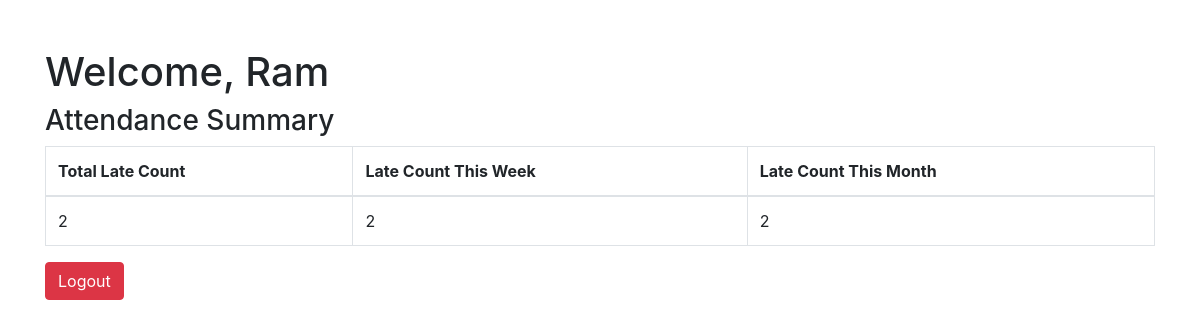
The app's page /student_dashboard (signed in) with its own data.
### app.py (models this page shows, shortened)
class Student(db.Model, UserMixin):
    id = db.Column(db.Integer, primary_key=True)
    name = db.Column(db.String(100), nullable=False)
    roll_no = db.Column(db.String(20), unique=True, nullable=False)
    year = db.Column(db.Integer, nullable=False)
    department = db.Column(db.String(50), nullable=False)
    section = db.Column(db.String(1), nullable=False)
    parent_email = db.Column(db.String(100), nullable=False)
    parent_mobile = db.Column(db.String(15), nullable=False)
    late_count = db.Column(db.Integer, default=0)
    week_late_count = db.Column(db.Integer, default=0)
    month_late_count = db.Column(db.Integer, default=0)

### app.py (the view)
@app.route('/student_dashboard')
@login_required
def student_dashboard():
    student = current_user
    late_records = LateAttendance.query.filter_by(student_id=student.id).all()
    return render_template('student_dashboard.html', student=student, late_records=late_records, title="Student Dashboard")

### app.py (called while the page is built)
@login_manager.user_loader
def load_user(user_id):
    user = Student.query.get(int(user_id)) or Faculty.query.get(int(user_id)) or \
           HOD.query.get(int(user_id)) or Principal.query.get(int(user_id)) or Admin.query.get(int(user_id))
    return user

### templates/student_dashboard.html (shortened to what this page needs)
<!DOCTYPE html>
<html lang="en">
<head>
    <link rel="stylesheet" href="{{ url_for('static', filename='css/bootstrap.min.css') }}">
</head>
<body>
    <div class="container mt-5">
        <h1>Welcome, {{ student.name }}</h1>
        <h3>Attendance Summary</h3>
        <table class="table table-bordered">
            <thead>
                <tr>
                    <th>Total Late Count</th>
                    <th>Late Count This Week</th>
                    <th>Late Count This Month</th>
                </tr>
            </thead>
            <tbody>
                <tr>
                    <td>{{ student.late_count }}</td>
                    <td>{{ student.week_late_count }}</td>
                    <td>{{ student.month_late_count }}</td>
                </tr>
            </tbody>
        </table>
        <a href="{{ url_for('logout') }}" class="btn btn-danger">Logout</a>
    </div>
</body>
</html>

### records on screen
Student: name "Ram", late_count "2", week_late_count "2", month_late_count "2"
